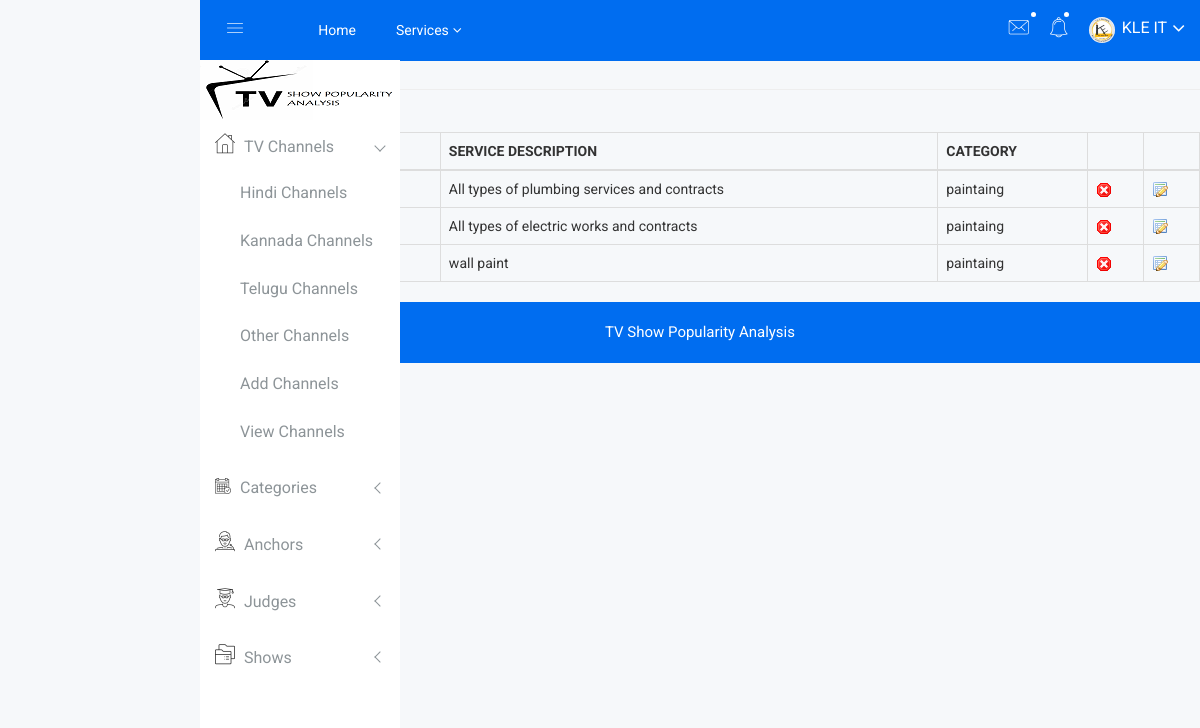
Screenshot of /admin/Admin/view_services.php with the database file from the repository.
### tables this page shows
CREATE TABLE `services` (
  `service_id` int(20) NOT NULL auto_increment,
  `service_name` varchar(50) NOT NULL,
  `service_description` varchar(100) NOT NULL,
  `category_id` int(20) NOT NULL,
  PRIMARY KEY  (`service_id`)
);

CREATE TABLE `category` (
  `category_id` int(20) NOT NULL auto_increment,
  `category_name` varchar(20) NOT NULL,
  `category_description` varchar(100) NOT NULL,
  PRIMARY KEY  (`category_id`)
);

### admin/Admin/view_services.php (the view, shortened to what this page needs)
<?php include('metatags.php');   ?>
<?php include('header.php');   ?>
<?php include('sidebar.php');   ?>
            <div id="page-content">
                <h4 class="page-header">SERVICES</h4>
<a href="services.php"><button>ADD NEW</button></a>
                <div class="block-section">
                    <table class="table table-bordered" id="sample_1">
                        <thead>
                            <tr>
<th>#</th>
<th>SERVICE NAME</th>
<th>SERVICE DESCRIPTION</th>
<th>CATEGORY</th>
<th></th>
<th></th>
</tr>
                        </thead>
                        <tbody>
<?php
$i=0;
include('db.php');
$sql="select * from services sr,category ct where sr.category_id=ct.category_id";
$res=mysql_query($sql);
while($row=mysql_fetch_array($res))
{
$i=$i+1;
?>
<tr>
<td><?php echo $i;?></td>
<td><?php echo $row['service_name'];?></td>
<td><?php echo $row['service_description'];?></td>
<td><?php echo $row['category_name'];?></td>
<td><a onclick ="return confirm('Are you sure....')"; href="delete_services.php?id=<?php echo $row['service_id'];?>"><img src="hr.gif"></a></tgd>
<td><a href="edit_services.php?id=<?php echo $row['service_id'];?>"><img src="edit-icon.gif"></a></td>
</tr>
<?php
}
?>
                        </tbody>
                    </table>
                </div>
            </div>
			<link rel="stylesheet" href="js/validationEngine.jquery.css" type="text/css" media="screen" title="no title" charset="utf-8" />
<?php include('footer.php');   ?>

### admin/Admin/metatags.php (shortened to what this page needs)
<!doctype html>
<html class="no-js" lang="en">
<head>
    <link rel="stylesheet" href="css/bootstrap.min.css">
    <link rel="stylesheet" href="css/font-awesome.min.css">
    <link rel="stylesheet" href="css/owl.carousel.css">
    <link rel="stylesheet" href="css/owl.theme.css">
    <link rel="stylesheet" href="css/owl.transitions.css">
    <link rel="stylesheet" href="css/animate.css">
    <link rel="stylesheet" href="css/normalize.css">
    <link rel="stylesheet" href="css/meanmenu.min.css">
    <link rel="stylesheet" href="css/main.css">
    <link rel="stylesheet" href="css/educate-custon-icon.css">
    <link rel="stylesheet" href="css/morrisjs/morris.css">
    <link rel="stylesheet" href="css/scrollbar/jquery.mCustomScrollbar.min.css">
    <link rel="stylesheet" href="css/metisMenu/metisMenu.min.css">
    <link rel="stylesheet" href="css/metisMenu/metisMenu-vertical.css">
    <link rel="stylesheet" href="css/calendar/fullcalendar.min.css">
    <link rel="stylesheet" href="css/calendar/fullcalendar.print.min.css">
    <link rel="stylesheet" href="style.css">
    <link rel="stylesheet" href="css/responsive.css">
</head>

### admin/Admin/header.php (shortened to what this page needs)
<div class="all-content-wrapper">
    <div class="container-fluid">
        <div class="row">
            <div class="col-lg-12 col-md-12 col-sm-12 col-xs-12">
                <div class="logo-pro">
                </div>
            </div>
        </div>
    </div>
    <div class="header-advance-area">
        <div class="header-top-area">
            <div class="container-fluid">
                <div class="row">
                    <div class="col-lg-12 col-md-12 col-sm-12 col-xs-12">
                        <div class="header-top-wraper">
                            <div class="row">
                                <div class="col-lg-1 col-md-0 col-sm-1 col-xs-12">
                                    <div class="menu-switcher-pro">
                                        <button type="button" id="sidebarCollapse" class="btn bar-button-pro header-drl-controller-btn btn-info navbar-btn">
									<i class="educate-icon educate-nav"></i>
								</button>
                                    </div>
                                </div>
                                <div class="col-lg-6 col-md-7 col-sm-6 col-xs-12">
                                    <div class="header-top-menu tabl-d-n">
                                        <ul class="nav navbar-nav mai-top-nav">
                                            <li class="nav-item"><a href="home.php" class="nav-link">Home</a>
                                            </li>
                                            <li class="nav-item dropdown res-dis-nn">
                                                <a href="#" data-toggle="dropdown" role="button" aria-expanded="false" class="nav-link dropdown-toggle">Services<span class="angle-down-topmenu"><i class="fa fa-angle-down"></i></span></a>
                                        </ul>
                                    </div>
                                </div>
                                <div class="col-lg-5 col-md-5 col-sm-12 col-xs-12">
                                    <div class="header-right-info">
                                        <ul class="nav navbar-nav mai-top-nav header-right-menu">
                                            <li class="nav-item dropdown">
                                                <a href="#" data-toggle="dropdown" role="button" aria-expanded="false" class="nav-link dropdown-toggle"><i class="educate-icon educate-message edu-chat-pro" aria-hidden="true"></i><span class="indicator-ms"></span></a>
                                            </li>
                                            <li class="nav-item"><a href="#" data-toggle="dropdown" role="button" aria-expanded="false" class="nav-link dropdown-toggle"><i class="educate-icon educate-bell" aria-hidden="true"></i><span class="indicator-nt"></span></a>
                                            </li>
                                            <li class="nav-item">
                                                <a href="#" data-toggle="dropdown" role="button" aria-expanded="false" class="nav-link dropdown-toggle">
											<img src="img/profile/kleit.jpg" alt="" />
											<span class="admin-name">KLE IT</span>
											<i class="fa fa-angle-down edu-icon edu-down-arrow"></i>
										</a>
                                            </li>
                                        </ul>
                                    </div>
                                </div>
                            </div>
                        </div>
                    </div>
                </div>
            </div>
        </div>

### admin/Admin/sidebar.php (shortened to what this page needs)
<body>
    <div class="left-sidebar-pro">
        <nav id="sidebar" class="">
            <div class="sidebar-header">
                <a href="home.php"><img class="main-logo" src="img/logo/logo2.png" alt="" /></a>
            </div>
            <div class="left-custom-menu-adp-wrap comment-scrollbar">
                <nav class="sidebar-nav left-sidebar-menu-pro">
                    <ul class="metismenu" id="menu1">
                        <li class="active">
                            <a class="has-arrow" href="home.php">
								   <span class="educate-icon educate-home icon-wrap"></span>
								   <span class="mini-click-non">TV Channels</span>
								</a>
                            <ul class="submenu-angle" aria-expanded="true">
                                <li><a title="Hindi Channels" href="hindiindex.html"><span class="mini-sub-pro">Hindi Channels</span></a></li>
                                <li><a title="Kannada Channels" href="index-1.html"><span class="mini-sub-pro">Kannada Channels</span></a></li>
                                <li><a title="Telugu Channels" href="index-2.html"><span class="mini-sub-pro">Telugu Channels</span></a></li>
                                <li><a title="English Channels" href="analytics.html"><span class="mini-sub-pro">Other Channels</span></a></li>
                                <li><a title="Add Channels" href="channel.php"><span class="mini-sub-pro">Add Channels</span></a></li>
								<li><a title="View Channels" href="v_c.php"><span class="mini-sub-pro">View Channels</span></a></li>
                            </ul>
                        </li>
						                        <li>
                            <a class="has-arrow" href="home.php" aria-expanded="false"><span class="educate-icon educate-event icon-wrap sub-icon-mg"></span> <span class="mini-click-non">Categories</span></a>
                        </li>
                        <li>
                            <a class="has-arrow" href="home.php" aria-expanded="false"><span class="educate-icon educate-professor icon-wrap"></span> <span class="mini-click-non">Anchors</span></a>
                        </li>
                        <li>
                            <a class="has-arrow" href="home.php" aria-expanded="false"><span class="educate-icon educate-student icon-wrap"></span> <span class="mini-click-non">Judges</span></a>
                        </li>
                        <li>
                            <a class="has-arrow" href="home.php" aria-expanded="false"><span class="educate-icon educate-course icon-wrap"></span> <span class="mini-click-non">Shows</span></a>
                        </li>
                                      <li id="removable">
                            <a class="has-arrow" href="#" aria-expanded="false"><span class="educate-icon educate-pages icon-wrap"></span> <span class="mini-click-non">Pages</span></a>
                        </li>
                    </ul>
                </nav>
            </div>
        </nav>
    </div>

### admin/Admin/db.php (shortened to what this page needs)
<!DOCTYPE HTML PUBLIC "-//W3C//DTD HTML 4.01 Transitional//EN" "http://www.w3.org/TR/html4/loose.dtd">
<html>
<head>
</head>
<body>
</body>
</html>

### admin/Admin/footer.php (shortened to what this page needs)
        <div class="footer-copyright-area">
            <div class="container-fluid">
                <div class="row">
                    <div class="col-lg-12 col-md-12 col-sm-12 col-xs-12">
                        <div class="footer-copy-right">
                            <p>TV Show Popularity Analysis <a href="https://colorlib.com/wp/templates/"></a></p>
                        </div>
                    </div>
                </div>
            </div>
        </div>
    </div>
</body>
</html>

### admin/Admin/css/main.css (style rules this page uses)
html { color: #222; font-size: 1em; line-height: 1.4; }
audio, canvas, iframe, img, svg, video { vertical-align: middle; }

### admin/Admin/css/metisMenu/metisMenu-vertical.css (style rules this page uses)
.sidebar-nav { background: #fff; }
.sidebar-nav ul { padding: 0; margin: 0; list-style: none; background: #f5f5f5; }
.sidebar-nav .metismenu { background: #fff; display: -webkit-box; display: -ms-flexbox; display: flex; -webkit-box-orient: vertical; -webkit-box-direction: normal; -ms-flex-direction: column; flex-direction: column; }
.sidebar-nav .metismenu li + li { margin-top: 5px; }
.sidebar-nav .metismenu li:last-child { margin-bottom: 5px; }
.sidebar-nav .metismenu > li { display: -webkit-box; display: -ms-flexbox; display: flex; -webkit-box-orient: vertical; -webkit-box-direction: normal; -ms-flex-direction: column; flex-direction: column; position: relative; }
.sidebar-nav .metismenu a { position: relative; display: block; padding: 13px 15px; color: #444; outline-width: 0; transition: all .3s ease-out; font-size:16px; font-weight:400; }
.sidebar-nav .metismenu ul a { padding: 10px 15px 10px 40px; }
.sidebar-nav .metismenu li .icon-wrap { margin-right:5px; font-size:20px; color:#303030; }
.sidebar-nav .metismenu li .sub-icon-mg { margin-right:5px; font-size:16px; }

### rows the page displays
services: service_description "All types of plumbing services and contracts", category.category_name "paintaing"
services: service_description "All types of electric works and contracts", category.category_name "paintaing"
services: service_description "wall paint", category.category_name "paintaing"
